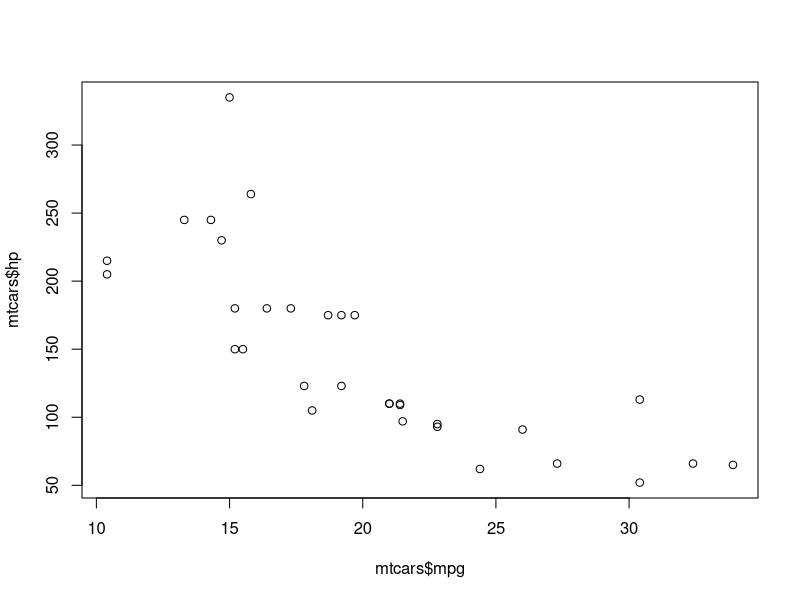
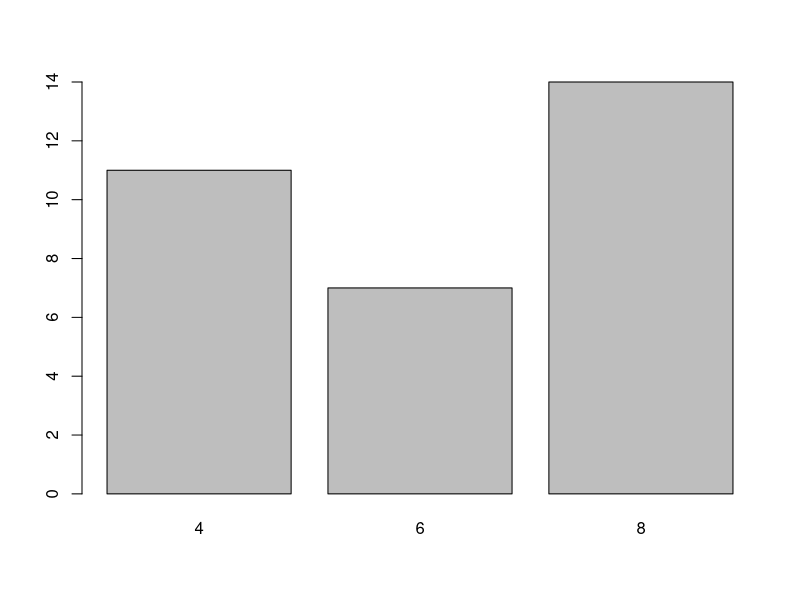

Recreate these plots in R, in order. (Note: this script raises an error after producing the figures.)
###########################################
###    TECHNIKI WIZUALIZACJI DANYCH     ###
###           LABORATORIUM 1            ###
###########################################


# 0. Prowadzący  -------------------------------------------------------------

# Anna Kozak/Maciej Chrabąszcz/Hubert Ruczyński/Katarzyna Woźnica
# Kontakt: MS Teams lub mail


# 1. Sposób pracy na zajęciach laboratoryjnych -------------------------------

# a) pracujemy w R (większość semestru) i Python
# b) pracujemy na przygotowanych plikach, które będą na repozytorium przedmiotu
# c) podczas zajęć prowadzący będzie wprowadzał zagdanienia, a następnie będzie rozwiązywanie zadań w celu utrwalenia wiadomości
# d) kolejna porcja materiału będzie omawiana jeżeli większość grupy wykona zadane zadanie 
# e) wszelkie pytania czy to związane z kodem, pracą domową czy kwestie teoretyczne proszę śmiało zgłaszać prowadzącemu 


# 2. Materiały ------------------------------------------------------------

# Repozytorium na GitHub
# https://github.com/kozaka93/2024Z-DataVisualizationTechniques


# 3. Jak działa GitHub? ---------------------------------------------------

# Jak zgłosić pracę domową/projekt? (fork, commit, pull request)
# https://rogerdudler.github.io/git-guide/


# 4. Podstawy R - rozgrzewka ----------------------------------------------

data(mtcars)
head(mtcars, 10)
tail(mtcars, 4)
dim(mtcars)
str(mtcars)
head(mtcars, 10)
mtcars[1:5,3:6]
mtcars[1,1]


# Jak wybieramy wiersze (obserwacje) oraz kolumny (zmienne)?


# Pierwszy wiersz, pierwsza kolumna?
mtcars[1,1]

# 10 pierszych wierszy, 2 i 3 kolumna?
mtcars[1:10,2:3]

# Jak wybieramy kolumny po nazwach? 
head(mtcars[c('mpg','hp')],10)


# Wszystkie wiersze i kolumny w kolejności "am", "wt", "mpg"?
mtcars[,c("am", "wt", "mpg")]

# Jak wybierać jedną kolumnę?
mtcars[,'mpg']

# Uwaga na przecinek i wybór kolumn poprzez indeksy

# Pytania

# 1. Wymiar ramki danych
dim(mtcars)

# 2. Jakie są typy zmiennych?
str(mtcars)

# 3. Ile jest unikalnych wartości zmiennej "cyl" i jakie to są wartości?
length(unique(mtcars$cyl))

# 4. Jaka jest średnia wartość zmiennej "drat" dla samochodów
# o wartości zmiennej "cyl" równej 4?
mean(mtcars$cyl == 4)

# 5. Jakie są unikalne wartości zmiennej "am" i jaki jest ich rozkład (liczba wystąpień)? 
table(mtcars$am)
unique(mtcars$am)

# Prosty wykres
plot(mtcars$mpg, mtcars$hp)
barplot(table(mtcars$cyl))

# Zależność "mpg" i "hp" - scatter plot


# Zmienna "cyl" - barplot


# 5. Zadanie "proton" -----------------------------------------------------

# Utwórz nowy plik .R. Zainstaluj/uruchom pakiet proton:
# install.packages("proton")
# library(proton)
proton()
head(employees)
employees[(employees$name=='John' & employees$surname=='Insecure'),]
proton(action = "login", login="johnins")

proton(action = "login", login="johnins", password="2")

for (pass in top1000passwords) {
  response <- proton(action = "login", login="johnins", password=pass)
  if (response == "Success! User is logged in!") {
    cat(pass)
    break
  }
}

q1w2e3r4t5
proton(action = "login", login="johnins", password="q1w2e3r4t5")


proton(action = "server", host="XYZ")

head(logs[login])
df <- as.data.frame(unique(logs$login))
df
# W pliku zapisuj sposób rozwiązania gry.



# 6. Zamieszczamy rozwiązanie na repozytorium -----------------------------

